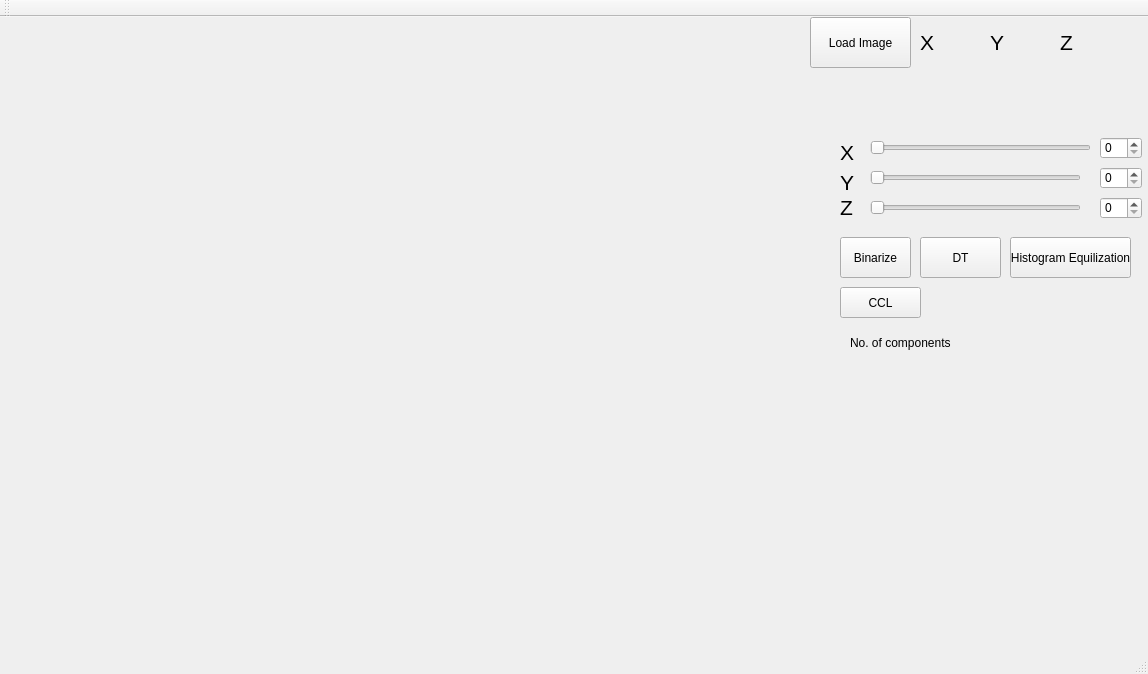
<?xml version="1.0" encoding="UTF-8"?>
<ui version="4.0">
 <class>MainWindow</class>
 <widget class="QMainWindow" name="MainWindow">
  <property name="geometry">
   <rect>
    <x>0</x>
    <y>0</y>
    <width>1148</width>
    <height>674</height>
   </rect>
  </property>
  <property name="windowTitle">
   <string>MainWindow</string>
  </property>
  <widget class="QWidget" name="centralWidget">
   <widget class="QLabel" name="label_YZ">
    <property name="geometry">
     <rect>
      <x>410</x>
      <y>330</y>
      <width>391</width>
      <height>291</height>
     </rect>
    </property>
    <property name="text">
     <string/>
    </property>
    <property name="scaledContents">
     <bool>true</bool>
    </property>
   </widget>
   <widget class="QPushButton" name="loadimage">
    <property name="geometry">
     <rect>
      <x>810</x>
      <y>0</y>
      <width>101</width>
      <height>51</height>
     </rect>
    </property>
    <property name="text">
     <string>Load Image</string>
    </property>
   </widget>
   <widget class="QLabel" name="label_imagename">
    <property name="geometry">
     <rect>
      <x>900</x>
      <y>10</y>
      <width>61</width>
      <height>31</height>
     </rect>
    </property>
    <property name="text">
     <string/>
    </property>
   </widget>
   <widget class="QLabel" name="label">
    <property name="geometry">
     <rect>
      <x>920</x>
      <y>0</y>
      <width>21</width>
      <height>51</height>
     </rect>
    </property>
    <property name="font">
     <font>
      <pointsize>16</pointsize>
     </font>
    </property>
    <property name="text">
     <string>X</string>
    </property>
   </widget>
   <widget class="QLabel" name="xdimension">
    <property name="geometry">
     <rect>
      <x>950</x>
      <y>0</y>
      <width>31</width>
      <height>51</height>
     </rect>
    </property>
    <property name="text">
     <string/>
    </property>
   </widget>
   <widget class="QLabel" name="label_2">
    <property name="geometry">
     <rect>
      <x>990</x>
      <y>0</y>
      <width>21</width>
      <height>51</height>
     </rect>
    </property>
    <property name="font">
     <font>
      <pointsize>16</pointsize>
     </font>
    </property>
    <property name="text">
     <string>Y</string>
    </property>
   </widget>
   <widget class="QLabel" name="ydimension">
    <property name="geometry">
     <rect>
      <x>1020</x>
      <y>0</y>
      <width>41</width>
      <height>41</height>
     </rect>
    </property>
    <property name="text">
     <string/>
    </property>
   </widget>
   <widget class="QLabel" name="label_4">
    <property name="geometry">
     <rect>
      <x>1060</x>
      <y>0</y>
      <width>21</width>
      <height>51</height>
     </rect>
    </property>
    <property name="font">
     <font>
      <pointsize>16</pointsize>
     </font>
    </property>
    <property name="text">
     <string>Z</string>
    </property>
   </widget>
   <widget class="QLabel" name="zdimension">
    <property name="geometry">
     <rect>
      <x>1090</x>
      <y>10</y>
      <width>51</width>
      <height>31</height>
     </rect>
    </property>
    <property name="text">
     <string/>
    </property>
   </widget>
   <widget class="QSlider" name="slider_x">
    <property name="geometry">
     <rect>
      <x>870</x>
      <y>120</y>
      <width>221</width>
      <height>22</height>
     </rect>
    </property>
    <property name="orientation">
     <enum>Qt::Horizontal</enum>
    </property>
   </widget>
   <widget class="QLabel" name="label_3">
    <property name="geometry">
     <rect>
      <x>840</x>
      <y>110</y>
      <width>21</width>
      <height>51</height>
     </rect>
    </property>
    <property name="font">
     <font>
      <pointsize>16</pointsize>
     </font>
    </property>
    <property name="text">
     <string>X</string>
    </property>
   </widget>
   <widget class="QLabel" name="label_5">
    <property name="geometry">
     <rect>
      <x>840</x>
      <y>140</y>
      <width>21</width>
      <height>51</height>
     </rect>
    </property>
    <property name="font">
     <font>
      <pointsize>16</pointsize>
     </font>
    </property>
    <property name="text">
     <string>Y</string>
    </property>
   </widget>
   <widget class="QSlider" name="slider_y">
    <property name="geometry">
     <rect>
      <x>870</x>
      <y>150</y>
      <width>211</width>
      <height>22</height>
     </rect>
    </property>
    <property name="orientation">
     <enum>Qt::Horizontal</enum>
    </property>
   </widget>
   <widget class="QLabel" name="label_6">
    <property name="geometry">
     <rect>
      <x>840</x>
      <y>170</y>
      <width>21</width>
      <height>41</height>
     </rect>
    </property>
    <property name="font">
     <font>
      <pointsize>16</pointsize>
     </font>
    </property>
    <property name="text">
     <string>Z</string>
    </property>
   </widget>
   <widget class="QSlider" name="slider_z">
    <property name="geometry">
     <rect>
      <x>870</x>
      <y>180</y>
      <width>211</width>
      <height>22</height>
     </rect>
    </property>
    <property name="orientation">
     <enum>Qt::Horizontal</enum>
    </property>
   </widget>
   <widget class="QSpinBox" name="spinBox_x">
    <property name="geometry">
     <rect>
      <x>1100</x>
      <y>120</y>
      <width>42</width>
      <height>22</height>
     </rect>
    </property>
   </widget>
   <widget class="QSpinBox" name="spinBox_y">
    <property name="geometry">
     <rect>
      <x>1100</x>
      <y>150</y>
      <width>42</width>
      <height>22</height>
     </rect>
    </property>
   </widget>
   <widget class="QSpinBox" name="spinBox_z">
    <property name="geometry">
     <rect>
      <x>1100</x>
      <y>180</y>
      <width>42</width>
      <height>22</height>
     </rect>
    </property>
   </widget>
   <widget class="QPushButton" name="binarize">
    <property name="geometry">
     <rect>
      <x>840</x>
      <y>220</y>
      <width>71</width>
      <height>41</height>
     </rect>
    </property>
    <property name="text">
     <string>Binarize</string>
    </property>
   </widget>
   <widget class="QPushButton" name="DT">
    <property name="geometry">
     <rect>
      <x>920</x>
      <y>220</y>
      <width>81</width>
      <height>41</height>
     </rect>
    </property>
    <property name="text">
     <string>DT</string>
    </property>
   </widget>
   <widget class="QPushButton" name="histogram_equilization">
    <property name="geometry">
     <rect>
      <x>1010</x>
      <y>220</y>
      <width>121</width>
      <height>41</height>
     </rect>
    </property>
    <property name="text">
     <string>Histogram Equilization</string>
    </property>
   </widget>
   <widget class="QPushButton" name="ccl">
    <property name="geometry">
     <rect>
      <x>840</x>
      <y>270</y>
      <width>81</width>
      <height>31</height>
     </rect>
    </property>
    <property name="text">
     <string>CCL</string>
    </property>
   </widget>
   <widget class="QWidget" name="layoutWidget">
    <property name="geometry">
     <rect>
      <x>10</x>
      <y>10</y>
      <width>391</width>
      <height>311</height>
     </rect>
    </property>
    <layout class="QHBoxLayout" name="horizontalLayout">
     <item>
      <widget class="QLabel" name="label_XY">
       <property name="text">
        <string/>
       </property>
       <property name="scaledContents">
        <bool>true</bool>
       </property>
      </widget>
     </item>
    </layout>
   </widget>
   <widget class="QLabel" name="label_XZ">
    <property name="geometry">
     <rect>
      <x>410</x>
      <y>10</y>
      <width>391</width>
      <height>311</height>
     </rect>
    </property>
    <property name="text">
     <string/>
    </property>
    <property name="scaledContents">
     <bool>true</bool>
    </property>
   </widget>
   <widget class="QLabel" name="ipfilename">
    <property name="geometry">
     <rect>
      <x>810</x>
      <y>60</y>
      <width>331</width>
      <height>41</height>
     </rect>
    </property>
    <property name="text">
     <string/>
    </property>
   </widget>
   <widget class="QLabel" name="label_7">
    <property name="geometry">
     <rect>
      <x>850</x>
      <y>310</y>
      <width>101</width>
      <height>31</height>
     </rect>
    </property>
    <property name="text">
     <string>No. of components</string>
    </property>
   </widget>
   <widget class="QLabel" name="nocc">
    <property name="geometry">
     <rect>
      <x>950</x>
      <y>315</y>
      <width>61</width>
      <height>21</height>
     </rect>
    </property>
    <property name="text">
     <string/>
    </property>
   </widget>
  </widget>
  <widget class="QMenuBar" name="menuBar">
   <property name="geometry">
    <rect>
     <x>0</x>
     <y>0</y>
     <width>1148</width>
     <height>21</height>
    </rect>
   </property>
  </widget>
  <widget class="QToolBar" name="mainToolBar">
   <attribute name="toolBarArea">
    <enum>TopToolBarArea</enum>
   </attribute>
   <attribute name="toolBarBreak">
    <bool>false</bool>
   </attribute>
  </widget>
  <widget class="QStatusBar" name="statusBar"/>
 </widget>
 <layoutdefault spacing="6" margin="11"/>
 <resources/>
 <connections>
  <connection>
   <sender>slider_x</sender>
   <signal>valueChanged(int)</signal>
   <receiver>spinBox_x</receiver>
   <slot>setValue(int)</slot>
   <hints>
    <hint type="sourcelabel">
     <x>963</x>
     <y>139</y>
    </hint>
    <hint type="destinationlabel">
     <x>1125</x>
     <y>133</y>
    </hint>
   </hints>
  </connection>
  <connection>
   <sender>slider_y</sender>
   <signal>valueChanged(int)</signal>
   <receiver>spinBox_y</receiver>
   <slot>setValue(int)</slot>
   <hints>
    <hint type="sourcelabel">
     <x>1062</x>
     <y>163</y>
    </hint>
    <hint type="destinationlabel">
     <x>1115</x>
     <y>166</y>
    </hint>
   </hints>
  </connection>
  <connection>
   <sender>slider_z</sender>
   <signal>valueChanged(int)</signal>
   <receiver>spinBox_z</receiver>
   <slot>setValue(int)</slot>
   <hints>
    <hint type="sourcelabel">
     <x>1034</x>
     <y>194</y>
    </hint>
    <hint type="destinationlabel">
     <x>1109</x>
     <y>191</y>
    </hint>
   </hints>
  </connection>
  <connection>
   <sender>spinBox_x</sender>
   <signal>valueChanged(int)</signal>
   <receiver>slider_x</receiver>
   <slot>setValue(int)</slot>
   <hints>
    <hint type="sourcelabel">
     <x>1099</x>
     <y>129</y>
    </hint>
    <hint type="destinationlabel">
     <x>1065</x>
     <y>136</y>
    </hint>
   </hints>
  </connection>
  <connection>
   <sender>spinBox_y</sender>
   <signal>valueChanged(int)</signal>
   <receiver>slider_y</receiver>
   <slot>setValue(int)</slot>
   <hints>
    <hint type="sourcelabel">
     <x>1100</x>
     <y>167</y>
    </hint>
    <hint type="destinationlabel">
     <x>1066</x>
     <y>167</y>
    </hint>
   </hints>
  </connection>
  <connection>
   <sender>spinBox_z</sender>
   <signal>valueChanged(int)</signal>
   <receiver>slider_z</receiver>
   <slot>setValue(int)</slot>
   <hints>
    <hint type="sourcelabel">
     <x>1094</x>
     <y>192</y>
    </hint>
    <hint type="destinationlabel">
     <x>1052</x>
     <y>197</y>
    </hint>
   </hints>
  </connection>
 </connections>
</ui>
